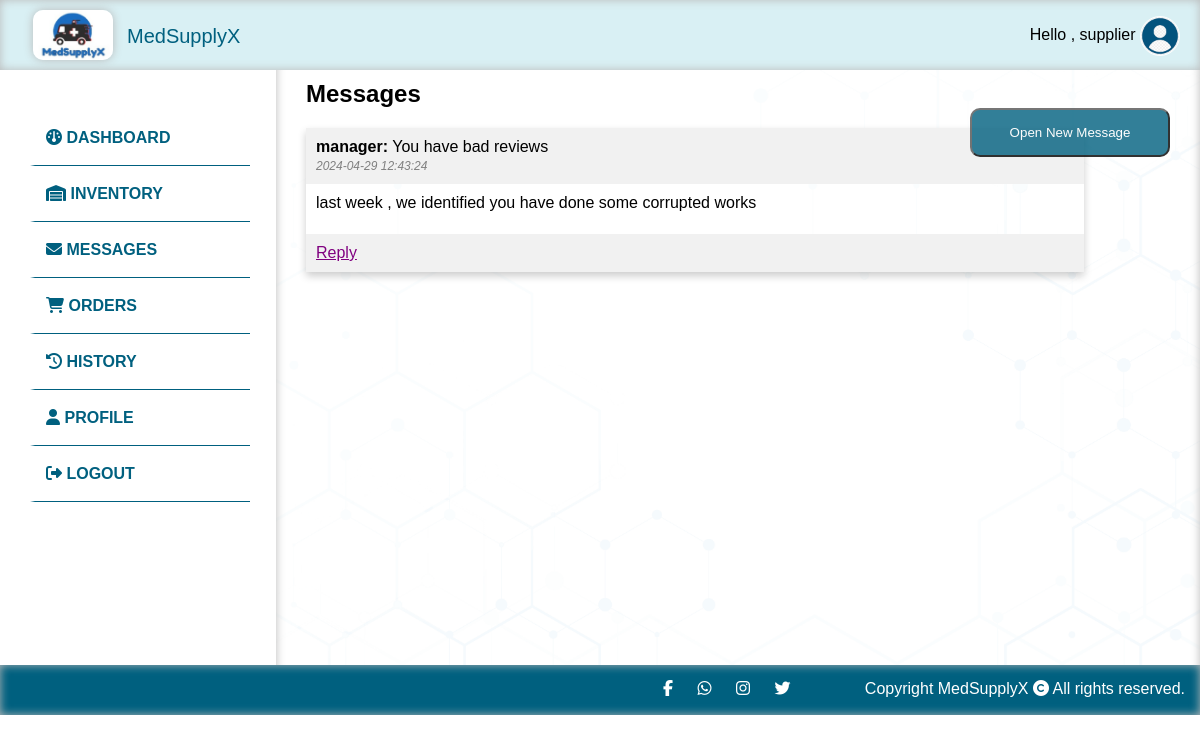
Screenshot of /suppliers/messages (signed in) with the database file from the repository.
### tables this page shows
CREATE TABLE `messages` (
  `id` int(11) NOT NULL,
  `pharmacyId` int(11) NOT NULL,
  `supplierId` int(11) NOT NULL,
  `managerId` int(11) NOT NULL,
  `adminId` int(11) NOT NULL,
  `sender` varchar(255) NOT NULL,
  `receiver` varchar(255) NOT NULL,
  `heading` varchar(255) NOT NULL,
  `message` text NOT NULL,
  `createdDate` datetime NOT NULL DEFAULT current_timestamp()
);

### app/controllers/Suppliers.php (called while the page is built, shortened)
<?php
class Suppliers extends Controller
{
    public $supplierModel;
    public function __construct()
    {
        $this->supplierModel = $this->model('Supplier');
    }
    public function messages()
    {
        $getMessages = $this->supplierModel->getMessages();
        $data = [
            'getMessages' => $getMessages
        ];
        $this->view('supplier/messages', $data);
    }
}

### app/libraries/Core.php (called while the page is built, shortened)
<?php
    class Core {
        protected $currentMethod = 'index';
        public function __construct() {
            $url = $this->getUrl();
            if(isset($url[0])){
            if(file_exists('../app/controllers/' . ucwords($url[0]) . '.php')) {
                unset($url[0]);
            }
        }
            $this->currentController = new $this->currentController;
            if(isset($url[1])) {
                if(method_exists($this->currentController, $url[1])) {
                    $this->currentMethod = $url[1];
                    unset($url[1]);
                }
            }
            $this->params = $url ? array_values($url) : [];
            call_user_func_array([$this->currentController, $this->currentMethod], $this->params);
      }
       public function getUrl() {
           if(isset($_GET['url'])) {
               $url = rtrim($_GET['url'], '/');
               $url = filter_var($url, FILTER_SANITIZE_URL);
               $url = explode('/', $url);
               return $url;
           }
       }
    }
    ?>

### public/index.php (called while the page is built, shortened)
<?php
    $init = new Core;
?>

### app/libraries/Database.php (called while the page is built, shortened)
<?php
class Database {
    private $host = DB_HOST;
    private $user = DB_USER;
    private $pass = DB_PASS;
    private $dbname= DB_NAME;
    private $dbh;
    private $stmt;
    public function __construct(){
        $dsn = 'mysql:host=' . $this->host . ';dbname=' . $this->dbname;
        $options = array(
            PDO::ATTR_PERSISTENT => true,
            PDO::ATTR_ERRMODE => PDO::ERRMODE_EXCEPTION
        );
        try{
            $this->dbh = new PDO($dsn, $this->user, $this->pass, $options);
        } catch(PDOException $e){
            $this->error = $e->getMessage();
            echo $this->error;
        }
    }
    public function query($sql){
        $this->stmt = $this->dbh->prepare($sql);
    }
    public function bind($param, $value, $type = null){
        if(is_null($type)){
            switch(true){
                default:
                    $type = PDO::PARAM_STR;
            }
        }
        $this->stmt->bindValue($param, $value, $type);
    }
    public function execute(){
        return $this->stmt->execute();
    }
    public function resultSet(){
        $this->execute();
        return $this->stmt->fetchAll(PDO::FETCH_OBJ);
    }
}

### app/models/Supplier.php (called while the page is built, shortened)
<?php
class Supplier
{
    private $db;
    public function __construct()
    {
        $this->db = new Database;
    }
    public function getMessages()
    {
        $this->db->query('SELECT * FROM messages WHERE receiver = :receiver');
        $this->db->bind(':receiver', $_SESSION['USER_DATA']['name']);
        $results = $this->db->resultSet();
        return $results;
    }
}

### app/views/supplier/messages.php (the view, shortened to what this page needs)
<!DOCTYPE html>
<html lang="en">
<head>
<link rel="stylesheet" href="<?php echo URLROOT ?>/public/css/style.css">
</head>
<body>
<?php require APPROOT . '/views/inc/header.php'; ?>
<?php require APPROOT . '/views/inc/supplier_sidebar.php'; ?>
  <div class="content">
 <div class="anim">
    <h2> Messages </h2>
    </div>
  <div class="anim">
    <button class="open-button" onclick="openForm()"> Open New Message </button>
  </div>
  <?php foreach ($data['getMessages'] as $getMessages) : ?>
        <div class="container-custom">
          <div class="card-custom">
            <div class="header-custom">
              <p><b><?php echo $getMessages->sender; ?>:</b> <?php echo $getMessages->heading; ?></p>
              <i class="displaydate"> <?php echo $getMessages->createdDate; ?> </i>
            </div>
            <div class="content-custom">
              <p><?php echo $getMessages->message; ?></p>
            </div>
            <div class="header-custom"><a class="replylink" href="<?php echo URLROOT; ?>/suppliers/sendMessage/<?php echo $getMessages->id; ?>">Reply</a></div>
          </div>
        </div>
      <?php endforeach; ?>
</div>
</div>
<?php require APPROOT . '/views/inc/footer.php'; ?>
</body>
</html>

### public/css/style.css (style rules this page uses)
* { box-sizing: border-box; margin: 0; }
body { font-family:Arial, Helvetica, sans-serif; min-height: 100vh; }
.content { background: rgb(255,255,255); background: linear-gradient(90deg, rgba(255,255,255,1) 0%, rgb(235, 252, 255) 100%); padding: 30px; flex: 1; margin-top: 50px; background-repeat: no-repeat; background-size: cover; box-shadow: 0px 10px 10px rgb(185, 185, 185) inset; background-image: url(../img/background.png); }
.anim { animation: 2s anim-lineUp ease-out; }
.open-button { background-color:#00607F; color: white; padding: 15px 0px; cursor: pointer; opacity: 0.8; float:right; width: 200px; border-radius: 10px; }
.container-custom { width: 90%; margin-right:20px; margin-top:20px; }
.card-custom { box-shadow: 0 4px 8px 0 rgba(0, 0, 0, 0.2); width: 100%; }
.header-custom { background-color: #f1f1f1; padding: 10px; }
.content-custom { min-height: 30px; margin:10px auto; margin-left:10px; }
.replylink { cursor: pointer; text-decoration:underline; color:purple; }
.displaydate { color:gray; font-size: 12px; margin-top: 5px; }

### rows the page displays
messages: sender "manager", heading "You have bad reviews", createdDate "2024-04-29 12:43:24", message "last week , we identified you have done some corrupted works"

### other values shown
$_SESSION['USER_DATA']['name'] "supplier"
